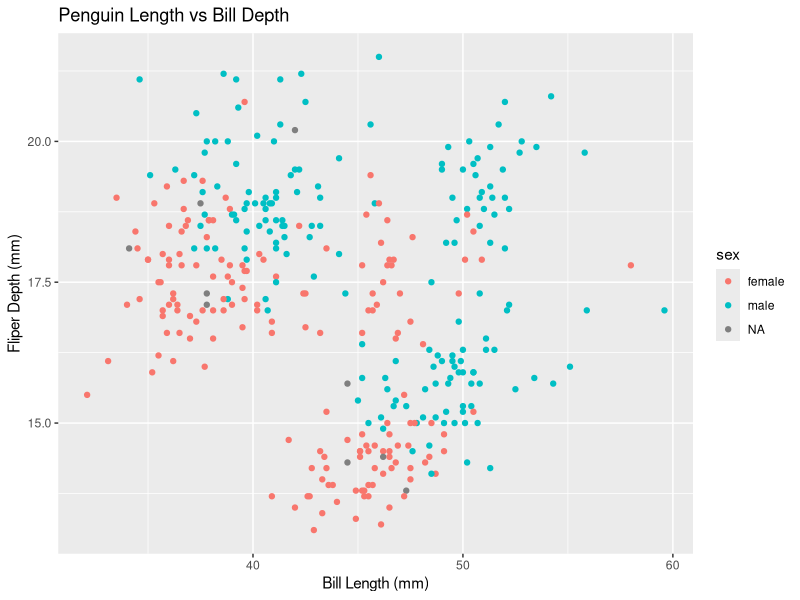

Write R code to recreate this figure.
## ---- chunk 1
knitr::opts_chunk$set(echo = TRUE)
library(tidyverse)
library(palmerpenguins)
## ---- chunk 2
a <- expression(x ^2)
deriv_a <- deriv(a, "x")
x <- 3
eval(deriv_a)

b <- expression(2 * ((3 * a + 2) ^4) -5)
deriv_b <- deriv(b, "a")
a <- 1.2
eval(deriv_b)

c <- expression((-4*t) / ((t^2 +1)^3))
deriv_c <- deriv(c, "t")
t <- 0
eval(deriv_c)
## ---- chunk 3
ggplot(data = penguins ,mapping = aes(x = bill_length_mm , y = bill_depth_mm)) + 
  geom_point(aes(color = sex)) +labs(x = "Bill Length (mm)" ,
                        y= "Fliper Depth (mm)" , title = "Penguin Length vs Bill Depth")
